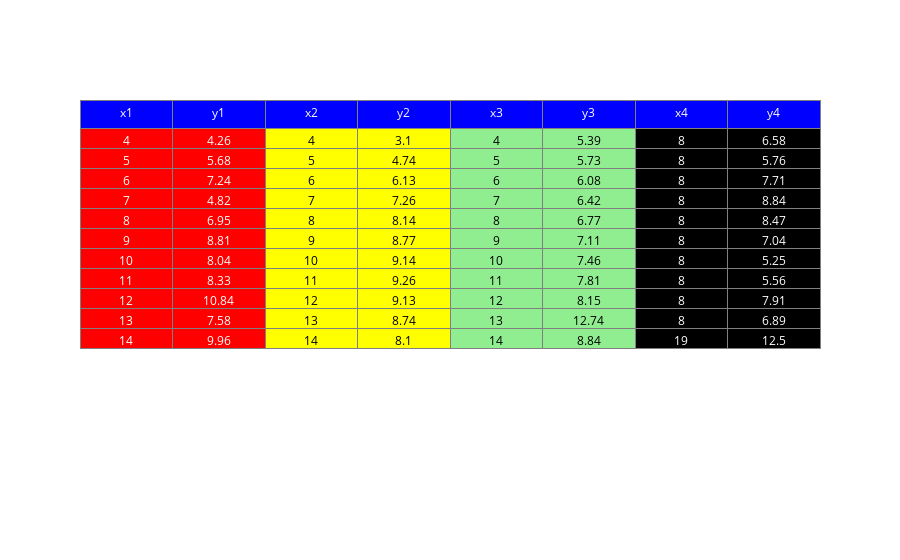

This figure's notebook cell:
### Code cell
trace = go.Table(
    header=dict(values=list(df.columns),
                fill = dict(color='blue'),
                align = ['center'],
                font = dict(color = 'white')
               ),

    cells=dict(values=[df.x1, df.y1,
                       df.x2, df.y2,
                       df.x3, df.y3,
                       df.x4, df.y4],
               fill = dict(color=['red', 'red', 'yellow', 'yellow', 'lightgreen', 'lightgreen', 'black', 'black']),
               align = ['center'],
               font = dict(color=['white', 'white', 'black', 'black', 'black', 'black', 'white', 'white'])
              )
               )

data = [trace] 
iplot(data)

### Figure 1 — Plotly figure (JSON) as saved in the notebook; plotly's stock layout.template omitted (floating-point values rounded to 4 significant figures)
{"data": [{"cells": {"align": ["center"], "fill": {"color": ["red", "red", "yellow", "yellow", "lightgreen", "lightgreen", "black", "black"]}, "font": {"color": ["white", "white", "black", "black", "black", "black", "white", "white"]}, "values": [[4, 5, 6, 7, 8, 9, 10, 11, 12, 13, 14], [4.26, 5.68, 7.24, 4.82, 6.95, 8.81, 8.04, 8.33, 10.84, 7.58, 9.96], [4, 5, 6, 7, 8, 9, 10, 11, 12, 13, 14], [3.1, 4.74, 6.13, 7.26, 8.14, 8.77, 9.14, 9.26, 9.13, 8.74, 8.1], [4, 5, 6, 7, 8, 9, 10, 11, 12, 13, 14], [5.39, 5.73, 6.08, 6.42, 6.77, 7.11, 7.46, 7.81, 8.15, 12.74, 8.84], [8, 8, 8, 8, 8, 8, 8, 8, 8, 8, 19], [6.58, 5.76, 7.71, 8.84, 8.47, 7.04, 5.25, 5.56, 7.91, 6.89, 12.5]]}, "header": {"align": ["center"], "fill": {"color": "blue"}, "font": {"color": "white"}, "values": ["x1", "y1", "x2", "y2", "x3", "y3", "x4", "y4"]}, "type": "table", "uid": "14e34cff-efea-49a2-a8c8-1dec3a4514b7"}], "layout": {}}
